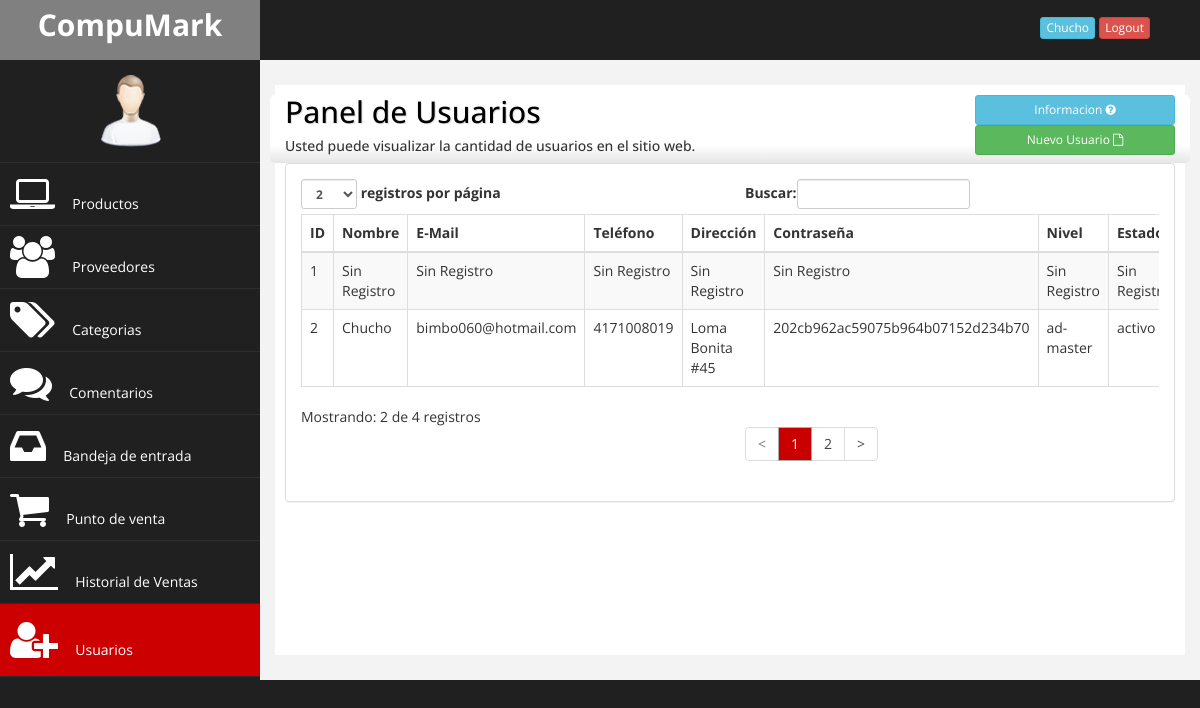
/administrador/usuarios.php (signed in), run on the app's committed database.
### tables this page shows
CREATE TABLE IF NOT EXISTS `cliente` (
  `id_Cliente` int(11) NOT NULL AUTO_INCREMENT,
  `nom_cliente` varchar(45) NOT NULL,
  `cor_cliente` varchar(45) NOT NULL,
  `tel_cliente` varchar(45) NOT NULL,
  `dir_cliente` varchar(45) NOT NULL,
  `pass_cliente` varchar(45) NOT NULL,
  `niv_cliente` varchar(45) NOT NULL,
  `estado_cliente` varchar(45) NOT NULL,
  PRIMARY KEY (`id_Cliente`)
);

### lib/class/Conexion.php (called while the page is built, shortened)
<?php
class Conexion
{
    private static $instancia;
    private $con;
    private function __construct()
    {
    try
    {
    $this->con = new PDO('mysql:host=localhost;dbname=cm_db','root','');
    $this->con->exec("SET CHARSET SET utf8");
    }catch(PDOException $e)
    {
    echo "Error: ".$e->getMessage();
    die();
    }
    }
    public static function singleton_conexion()
    {
      if(!Isset(self::$instancia))
      {
       self::$instancia = new $miclase;
      }
        return self::$instancia;
    }
    public function prepare($sql)
    {
       return $this->con->prepare($sql);
    }
}

### lib/class/Cliente.php (called while the page is built, shortened)
<?php
require_once 'Conexion.php';
class Cliente
{
private $con;
public function __construct()
{
 $this->con = Conexion::singleton_conexion();
}
public function show_data($id= null)
{
    try{
$sql ="SELECT * FROM cliente";
    $consulta = $this->con->prepare($sql);
    $consulta->execute();
    $this->con=NULL;
    if($consulta->rowCount()>0)
    {
        return $consulta;
    }else{
        return false;
    }
    }catch(PDOException $e){
      print "Error: ".$e->getMessage();
    }
}
}

### administrador/usuarios.php (the view, shortened to what this page needs)
<?php
include_once '../lib/class/Cliente.php';
$classCli = new Cliente();
$dataCli=$classCli->show_data(NULL);
?>
<!DOCTYPE html>
<html>
<head>
    <link href="../css/herramientas/bootstrap.css" rel="stylesheet" />
    <link href="../css/herramientas/font-awesome.css" rel="stylesheet" />
    <link href="../css/admin-style.css" rel="stylesheet" />
    <link href="../css/herramientas/jquery.ketchup-alter.css" rel="stylesheet">
    <link href="../css/herramientas/jcomfirmaction2.css" rel="stylesheet">
</head>
<body>
    <div id="wrapper">
           <nav class="navbar navbar-default navbar-cls-top " role="navigation" style="margin-bottom: 0">
            <div class="navbar-header">
                <a class="navbar-brand" href="../index.php">CompuMark</a>
            </div>
       <div class="session">
       <a tabindex="0" class="btn btn-xs btn-info popov" role="button" data-toggle="popover" data-trigger="focus"
       title="Informacion de <?php echo $_SESSION['nom_cliente']; ?>" data-placement="left"
       data-content="
              <strong> Nivel:</strong>&nbsp;<?php echo $_SESSION['niv_cliente']; ?><br>
               <strong>E-Mail:</strong>&nbsp;<?php echo $_SESSION['cor_cliente']; ?><br>
               <strong>No.de Usuario:</strong>&nbsp;<?php echo $_SESSION['id_Cliente']; ?><br>
          ">
           <?php echo $_SESSION['nom_cliente']; ?>
       </a>
       <a href="../login.php" class="btn btn-danger btn-xs">Logout</a>
       </div>
       </nav>
                <nav class="navbar-default navbar-side" role="navigation">
            <div class="sidebar-collapse">
                <ul class="nav" id="main-menu">
				<li class="text-center">
                    <img src="../herramientas/img/find_user.png" class="user-image img-responsive"/>
					</li>
                    <li>
                        <a  href="productos.php"><i class=" fa fa-laptop fa-3x"></i>&nbsp; Productos</a>
                    </li>
                      <li>
                        <a  href="proveedores.php"><i class="fa fa-users fa-3x"></i>&nbsp; Proveedores</a>
                    </li>
                     <li>
                        <a  href="categorias.php"><i class="fa fa-tags fa-3x"></i>&nbsp; Categorias</a>
                    </li>
                    <li>
                        <a  href="comentarios.php"><i class="fa fa-comments fa-3x"></i>&nbsp; Comentarios
                    </a>
                    </li>
                    <li>
                        <a  href="contactos_cm.php"><i class="fa fa-inbox fa-3x"></i>&nbsp; Bandeja de entrada
                    </a>
                    </li>
                    <li>
                        <a   href="punto_deVenta.php"><i class="fa fa-shopping-cart fa-3x"></i>&nbsp; Punto de venta</a>
                    </li>
                    <li>
                        <a   href="ventas.php"><i class="fa fa-line-chart fa-3x"></i>&nbsp; Historial de Ventas</a>
                    </li>
				    <li>
                        <a  class="active" href="usuarios.php"><i class="fa fa-user-plus fa-3x"></i>&nbsp; Usuarios</a>
                    </li>
                     </ul>
            </div>
        </nav>
        <div id="page-wrapper" >
            <div id="page-inner">
                <div class="row orion">
                    <div class="col-md-9">
                    <h2 id="one">Panel de Usuarios </h2>
                        <h5>Usted puede visualizar la cantidad de usuarios en el sitio web.</h5>
                    </div>
                    <div class="col-md-3">
                 <button class="btn btn-info btn-sm" data-toggle="modal" data-target="#myModal5">
                              Informacion <i class="fa fa-question-circle fa-x"></i>
                 </button>
                             <a href="formu_Usuarios.php" class="btn btn-success btn-sm" role="button">
                                 Nuevo Usuario&nbsp;<i class="fa fa-file-o fa-x"></i>
                             </a>
                </div>
                </div>
                <div class="row">
                  <div class="col-md-12 ">
<?php if($dataCli!=null){ ?>
                            <div class="panel panel-default">
                                <div class="panel-body">
                                    <div class="table-responsive">
                                        <table class="table table-striped table-bordered table-hover" id="dataTables-example2">
                                            <thead>
                                                <tr>
                                                    <th>ID</th>
                                                    <th>Nombre</th>
                                                    <th>E-Mail</th>
                                                    <th>Teléfono</th>
                                                    <th>Dirección</th>
                                                    <th>Contraseña</th>
                                                    <th>Nivel</th>
                                                    <th>Estado</th>
                                                </tr>
                                            </thead>
                                            <tbody>
                                            <?php
while($data=$dataCli->fetchObject())
{
                        echo "<tr class='odd gradeX'>";
                            echo "<td>" . $data->id_Cliente . "</td>";
                            echo "<td>" . $data->nom_cliente . "</td>";
                            echo "<td>" . $data->cor_cliente . "</td>";
                            echo "<td>" . $data->tel_cliente . "</td>";
                            echo "<td>" . $data->dir_cliente . "</td>";
                            echo "<td>" . $data->pass_cliente. "</td>";
                            echo "<td>" . $data->niv_cliente. "</td>";
                            echo "<td>" . $data->estado_cliente. "</td>";
                        echo "</tr>"; ?>
   <?php } ?>
                               </tbody>
                            </table>
                        </div>
                    </div>
                </div>
 <?php } ?>
                     </div>
                </div>
            </div>
        </div>
    </div>
</body>
</html>

### css/admin-style.css (style rules this page uses)
html { background:#202020; }
body { font-family: 'Open Sans', sans-serif; }
#wrapper { width: 100%; background:#202020; }
#page-wrapper { padding: 15px 15px; background:#F3F3F3; }
#page-inner { width:100%; min-height:570px; margin:10px 20px 10px 0px; background-color:#fff!important; padding:10px; }
.text-center { text-align:center; }
#one { color: #000000; text-shadow: 1px 1px #DDDDDD; }
.orion { background: rgba(255,255,255,1); background: -moz-linear-gradient(top, rgba(255,255,255,1) 0%, rgba(255,255,255,1) 73%, rgba(230,230,230,1) 100%); background: -webkit-gradient(left top, left bottom, color-stop(0%, rgba(255,255,255,1)), color-stop(73%, rgba(255,255,255,1)), color-stop(100%, rgba(230,230,230,1))); background: -webkit-linear-gradient(top, rgba(255,255,255,1) 0%, rgba(255,255,255,1) 73%, rgba(230,230,230,1) 100%); background: -o-linear-gradient(top, rgba(255,255,255,1) 0%, rgba(255,255,255,1) 73%, rgba(230,230,230,1) 100%); background: -ms-linear-gradient(top, rgba(255,255,255,1) 0%, rgba(255,255,255,1) 73%, rgba(230,230,230,1) 100%); background: linear-gradient(to bottom, rgba(255,255,255,1) 0%, rgba(255,255,255,1) 73%, rgba(230,230,230,1) 100%); filter: progid:DXImageTransform.Microsoft.gradient( startColorstr='#ffffff', endColorstr='#e6e6e6', GradientType=0 ); border-radius: 5px; }
.session { color: white; padding: 15px 50px 5px 50px; float: right; font-size: 16px; }
.user-image { margin: 15px auto; -webkit-border-radius: 10px; -moz-border-radius: 10px; border-radius: 10px; max-height:150px; max-width:150px; }
.navbar-cls-top .navbar-brand { color: #fff; background: #C90000; width: 260px; text-align: center; height: 60px; font-size: 30px; font-weight: 700; -o-transition: all 1s; -moz-transition: all 1s; -webkit-transition: all 1s; -ms-transition: all 1s; }
.sidebar-collapse , .sidebar-collapse .nav { background:none; }
.sidebar-collapse .nav { padding:0; }
.sidebar-collapse .nav > li > a { color:#fff; background:#202020; text-shadow:none; }
.sidebar-collapse > .nav > li > a { padding:10px 10px; -o-transition: all .5s; -moz-transition: all .5s; -webkit-transition: all .5s; -ms-transition: all .5s; }
.sidebar-collapse > .nav > li { border-bottom: 1px solid rgba(107, 108, 109, 0.19); }
.sidebar-collapse .nav > li > a.active { background: #CC0000; padding:15px 10px; outline:0; color: #FFFFFF; -o-transition: all 1s; -moz-transition: all 1s; -webkit-transition: all 1s; -ms-transition: all 1s; }
.navbar-side { border:none; background-color: #202020; }
.navbar-cls-top { background:#202020; border-bottom:none; }
.navbar-default { border:0px solid black; }
.navbar-header { background: #A70303; }
.nav > li > a > i { margin-right:10px; }
@media (min-width:768px) { #page-wrapper { margin: 0 0 0 260px; } }
@media (min-width:768px) { .navbar-side { z-index: 1; position: absolute; width: 260px; } }
@media (min-width:768px) { .navbar { border-radius: 0px; } }

### data on the page
cliente: id_Cliente "1", nom_cliente "Sin Registro", cor_cliente "Sin Registro", tel_cliente "Sin Registro", dir_cliente "Sin Registro", pass_cliente "Sin Registro", niv_cliente "Sin Registro", estado_cliente "Sin…"
cliente: id_Cliente "2", nom_cliente "Chucho", cor_cliente "bimbo060@hotmail.com", tel_cliente "4171008019", dir_cliente "Loma Bonita #45", pass_cliente "202cb962ac59075b964b07152d234b70", niv_cliente "ad-master", estado_cliente "activo"

### other printed values
$_SESSION['nom_cliente'] "Chucho"
